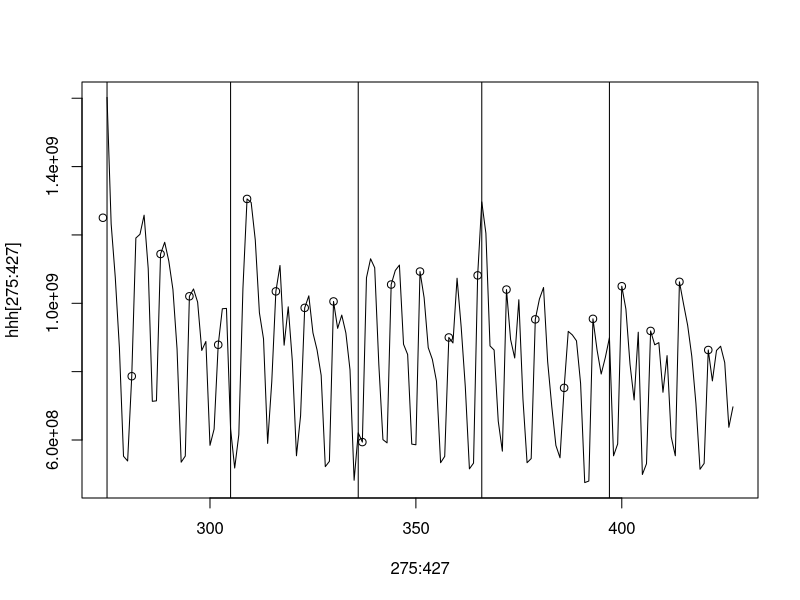

Source code (R): (Note: this script raises an error after producing the figure.)
library("forecast")
###############################################
#读取数据

#season2 part2数据
#10w用户
finalTot=read.csv("finalTot.csv",header=FALSE)
for (i in 2:17){
        finalTot[,i]=as.numeric(finalTot[,i])
}
names(finalTot)=c("report_date","tbalance","ybalance","total_purchase_amt"
                  ,"direct_purchase_amt","purchase_bal_amt"
                  ,"purchase_bank_amt","total_redeem_amt","consume_amt","transfer_amt"
                  ,"tftobal_amt","tftocard_amt","share_amt"
                  ,"category1","category2","category3","category4")
finalTot$report_date=as.Date(as.character(finalTot$report_date),format="%Y%m%d")


#season2 part1数据
#10w用户
part1=read.csv("season2part1.csv",header=FALSE)
part1=part1[,-4]
part1[,3]=as.numeric(part1[,3])
names(part1)=c("report_date","total_purchase_amt","total_redeem_amt")

#old1数据
#3w用户
old1=read.csv("old1.csv")

#old2数据
#3w用户
old2=read.csv("old2.csv")
old2=old2[,-1]
names(old2)=c("report_date","total_purchase_amt","total_redeem_amt")

###########探索性数据分析
myPlotTot=function(hhh){
        plot(275:427,hhh[275:427],type="l")
        temp=(strftime(finalTot$report_date,format="%d")=="01")
        temp2=(1:427)[temp]
        abline(v=temp2)
        sx=ts(finalTot$total_purchase_amt,frequency=7,start=c(1,1))
        points(1:427,(hhh*(cycle(sx)==1 +0)),type="p")
        points(1:427,(hhh*jiaqi),type="p",col="red")
        points(1:427,(hhh*buxiu),type="p",col="green")
}
myPlotTot(finalTot$total_purchase_amt)
myPlotTot(part1$total_purchase_amt)
myPlotTot((finalTot$total_purchase_amt+part1$total_purchase_amt+old1$total_purchase_amt+old2$total_purchase_amt)/2.6)
myPlotTot(old1$total_purchase_amt)
myPlotTot(old2$total_purchase_amt)

myPlotTot(finalTot$total_redeem_amt)
myPlotTot(part1$total_redeem_amt)
myPlotTot((finalTot$total_redeem_amt+part1$total_redeem_amt+old1$total_redeem_amt+old2$total_redeem_amt)/2.6)
myPlotTot(old1$total_redeem_amt)
myPlotTot(old2$total_redeem_amt)



plot(finalTot$total_redeem_amt,type="l")
lines(part1$total_redeem_amt,col="red")
lines((finalTot$total_redeem_amt+part1$total_redeem_amt+old1$total_redeem_amt+old2$total_redeem_amt)/2.6,col="red")

plot(old1$total_redeem_amt,type="l")
lines(old2$total_redeem_amt,col="red")

plot(finalTot$total_purchase_amt,type="l")
lines((finalTot$total_purchase_amt+part1$total_purchase_amt+old1$total_purchase_amt+old2$total_purchase_amt)/2.6,col="red")



##################################################
#####构建特征
jiaqitemp=c("2013-09-19","2013-09-20","2013-09-21","2013-10-01","2013-10-02","2013-10-03","2013-10-04","2013-10-05",
            "2013-10-06","2013-10-07","2014-01-01","2014-01-31","2014-02-01","2014-02-02","2014-02-03","2014-02-04",
            "2014-02-05","2014-02-06","2014-04-05","2014-04-06","2014-04-07","2014-05-01","2014-05-02","2014-05-03",
            "2014-05-31","2014-06-01","2014-06-02","2014-09-06","2014-09-07","2014-09-08")
jiaqitemp=as.Date(jiaqitemp)

jiaqi=finalTot$report_date %in% jiaqitemp+0
temp=as.Date("20140901",format="%Y%m%d")
sep=temp+0:29
yuceJiaqi=sep %in% jiaqitemp+0
buxiutemp=c("2013-09-22","2013-09-29","2013-10-12","2014-01-26","2014-02-08","2014-05-04","2014-09-28")
buxiutemp=as.Date(buxiutemp)
buxiu=finalTot$report_date %in% buxiutemp+0
#周末
xingqi=format(finalTot$report_date,format="%w")
zhoumo=as.numeric(xingqi%in%c("0","6"))
#月初，每月1号
yuechu=(strftime(finalTot$report_date,format="%d")=="01")+0
#####训练集特征构建
temp=ts(finalTot$total_purchase_amt,frequency=7,start=c(1,1))
#周1到周6dummy，每月1号dummy，补休日dummy
myFeature=data.frame(seasonaldummy(temp),yuechu,buxiu)
#周一到周五的节日dummy
myFeature$jiaqiN=jiaqi*(1-zhoumo)
#周六节日dummy
myFeature$jiaqi6=(1:427 %in% c(279,335))+0
#周日节日dummy
myFeature$jiaqi7=(1:427 %in% c(280,336))+0
#几号
myFeature$jihao=as.numeric(format(finalTot$report_date,format="%d"))
#假期前1天特征
myFeature$qian1=(1:427 %in% c(278,304,334))+0
#假期前2天特征
myFeature$qian2=(1:427 %in% c(277,303,333))+0
#1:427特征
myFeature$t=1:427
###########测试集特征构建
temp=ts(1:30,frequency=7,start=c(1,1))
Pseason=seasonaldummy(temp)
toP=data.frame(Pseason
               ,yuechu=(1:30%in%1)+0
               ,buxiu=(1:30%in%28)+0
               ,jiaqiN=(1:30%in%8)+0
               ,jiaqi6=(1:30%in%6)+0
               ,jiaqi7=(1:30%in%7)+0
               ,jihao=1:30
               ,qian1=(1:30%in%c(5,30))+0
               ,qian2=(1:30%in%c(4,29))+0
               ,t=428:457)

#################purchase模型
library("mgcv")
formulaStr="purchase~S1+S2+S3+S4+S5+S6+yuechu+buxiu+jiaqiN+jiaqi6+jiaqi7"
#formulaStr="purchase~S1+S2+S3+S4+S5+S6+yuechu+buxiu+jiaqiN"

#final
myFeature$purchase=finalTot$total_purchase_amt
finalFit=gam(as.formula(formulaStr),data=myFeature[275:427,],family=Gamma(link="log"))
#part1
myFeature$purchase=part1$total_purchase_amt
part1Fit=gam(as.formula(formulaStr),data=myFeature[275:427,],family=Gamma(link="log"))
#26w人全部数据
myFeature$purchase=(finalTot$total_purchase_amt+part1$total_purchase_amt+old1$total_purchase_amt+old2$total_purchase_amt)/2.6
totalFit=gam(as.formula(formulaStr),data=myFeature[275:427,],family=Gamma(link="log"))

#################redeem模型
formulaStr="redeem~S1+S2+S3+S4+S5+S6+buxiu+jiaqiN+jiaqi6+jiaqi7+qian1+qian2+s(jihao)"
#final
myFeature$redeem=finalTot$total_redeem_amt
finalFit=gam(as.formula(formulaStr),data=myFeature[275:427,],family=Gamma(link="log"))
#part1
myFeature$redeem=part1$total_redeem_amt
part1Fit=gam(as.formula(formulaStr),data=myFeature[275:427,],family=Gamma(link="log"))
#26w人全部数据
myFeature$redeem=(finalTot$total_redeem_amt+part1$total_redeem_amt+old1$total_redeem_amt+old2$total_redeem_amt)/2.6
totalFit=gam(as.formula(formulaStr),data=myFeature[275:427,],family=Gamma(link="log"))
############画图
lines(exp(predict(finalFit,toP)),type="o")
lines(exp(predict(part1Fit,toP)),type="o",col="blue")
lines(exp(predict(totalFit,toP)),type="o",col="red")

myPlotRes=function(lmFit){
        plot(residuals(lmFit),type="o")
        temp=(strftime(finalTot$report_date,format="%d")=="01")
        temp2=(1:427)[temp]
        abline(v=temp2-274)
        points((residuals(lmFit)*zhoumo[275:427]),type="p")
        points((residuals(lmFit)*jiaqi[275:427]),type="p",col="red")
        points((residuals(lmFit)*buxiu[275:427]),type="p",col="green")       
}
myPlotRes(finalFit)
myPlotRes(part1Fit)
myPlotRes(totalFit)
